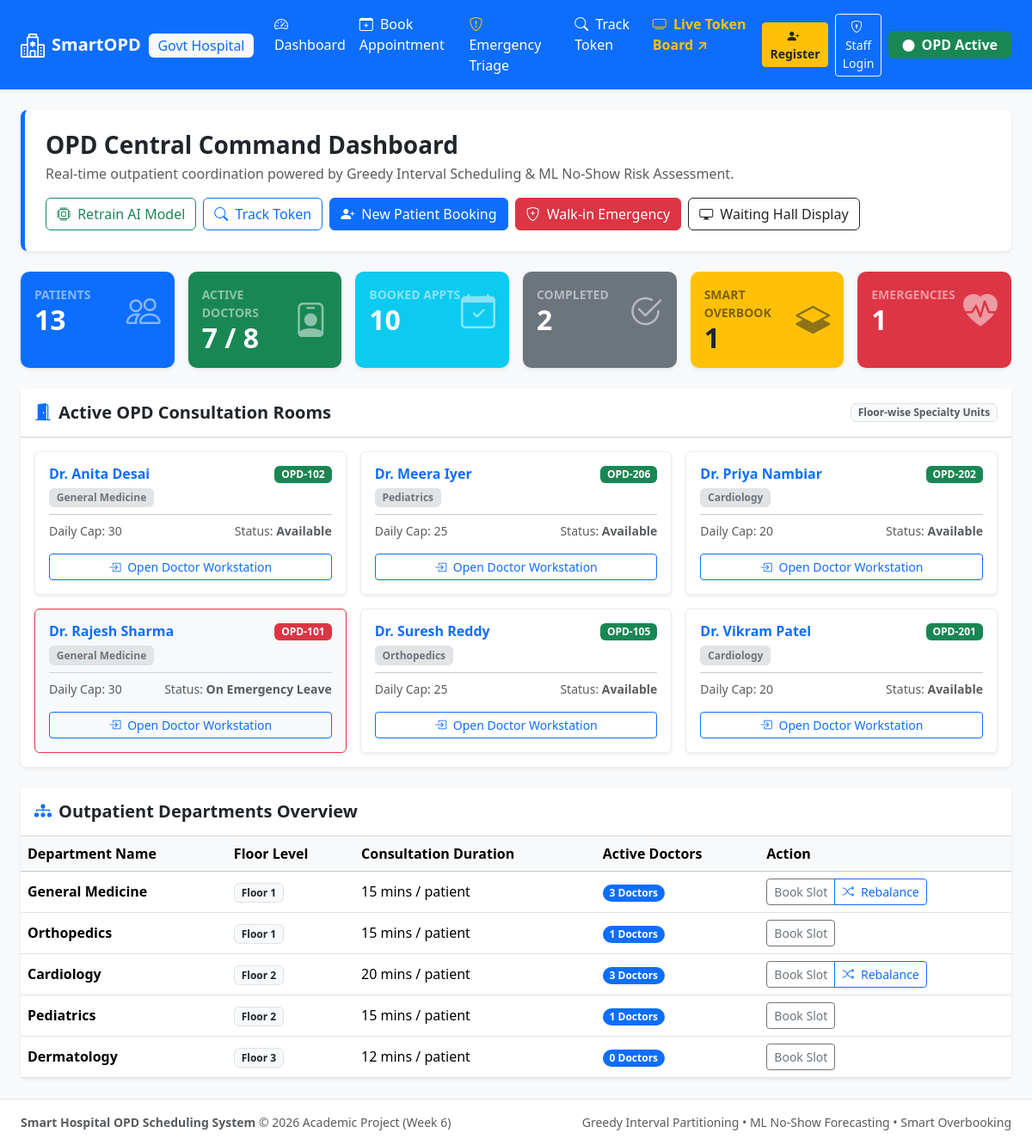
The page / on the database its author committed.
### src/core/models.py (models this page shows, shortened)
class Doctor(Base):
    __tablename__ = "doctors"
    doctor_id = Column(Integer, primary_key=True, autoincrement=True)
    name = Column(String(120), nullable=False)
    specialization = Column(String(100), nullable=False, index=True)
    room_number = Column(String(20), nullable=False)
    max_daily_capacity = Column(Integer, default=30, nullable=False)
    is_available = Column(Boolean, default=True, nullable=False)
    dept_id = Column(Integer, ForeignKey("departments.dept_id"), nullable=False)
    department = relationship("Department", back_populates="doctors")
    slots = relationship("TimeSlot", back_populates="doctor", cascade="all, delete-orphan")
    appointments = relationship("Appointment", back_populates="doctor")
    triages = relationship("EmergencyTriage", back_populates="doctor")

class Department(Base):
    __tablename__ = "departments"
    dept_id = Column(Integer, primary_key=True, autoincrement=True)
    dept_name = Column(String(100), unique=True, nullable=False, index=True)
    default_slot_duration_mins = Column(Integer, default=15, nullable=False)
    floor_number = Column(Integer, default=1, nullable=False)
    doctors = relationship("Doctor", back_populates="department", cascade="all, delete-orphan")

### app.py (the view)
    @app.route("/")
    def index():
        service = get_service()
        metrics = service.get_system_metrics()
        doctors = service.get_doctors()
        departments = service.get_departments()
        return render_template("index.html", metrics=metrics, doctors=doctors, departments=departments)

### templates/index.html (shortened to what this page needs)
{% extends "base.html" %}
{% block content %}
<div class="row mb-4">
    <div class="col-12">
        <div class="p-4 bg-white rounded-3 shadow-sm border-start border-primary border-5 d-flex justify-content-between align-items-center flex-wrap gap-3">
            <div>
                <h3 class="fw-bold mb-1 text-dark">OPD Central Command Dashboard</h3>
                <p class="text-muted mb-0">Real-time outpatient coordination powered by Greedy Interval Scheduling &amp; ML No-Show Risk Assessment.</p>
            </div>
            <div class="d-flex gap-2 flex-wrap">
                <button class="btn btn-outline-success" onclick="triggerMLRetrain()">
                    <i class="bi bi-cpu me-1"></i> Retrain AI Model
                </button>
                <a href="{{ url_for('patient_token_tracker') }}" class="btn btn-outline-primary"><i class="bi bi-search me-1"></i> Track Token</a>
                <a href="{{ url_for('patient_booking') }}" class="btn btn-primary"><i class="bi bi-person-plus-fill me-1"></i> New Patient Booking</a>
                <a href="{{ url_for('emergency_triage_view') }}" class="btn btn-danger"><i class="bi bi-shield-plus me-1"></i> Walk-in Emergency</a>
                <a href="{{ url_for('token_display') }}" target="_blank" class="btn btn-outline-dark"><i class="bi bi-display me-1"></i> Waiting Hall Display</a>
            </div>
        </div>
    </div>
</div>
<div class="row g-3 mb-4">
    <div class="col-sm-6 col-md-4 col-xl-2">
        <div class="card h-100 shadow-sm border-0 stat-card bg-primary text-white">
            <div class="card-body">
                <div class="d-flex justify-content-between align-items-center">
                    <div>
                        <div class="text-white-50 small fw-bold text-uppercase">Patients</div>
                        <h2 class="fw-bold mb-0">{{ metrics.total_patients }}</h2>
                    </div>
                    <i class="bi bi-people fs-1 opacity-50"></i>
                </div>
            </div>
        </div>
    </div>
    <div class="col-sm-6 col-md-4 col-xl-2">
        <div class="card h-100 shadow-sm border-0 stat-card bg-success text-white">
            <div class="card-body">
                <div class="d-flex justify-content-between align-items-center">
                    <div>
                        <div class="text-white-50 small fw-bold text-uppercase">Active Doctors</div>
                        <h2 class="fw-bold mb-0">{{ metrics.active_doctors }} / {{ metrics.total_doctors }}</h2>
                    </div>
                    <i class="bi bi-person-badge fs-1 opacity-50"></i>
                </div>
            </div>
        </div>
    </div>
    <div class="col-sm-6 col-md-4 col-xl-2">
        <div class="card h-100 shadow-sm border-0 stat-card bg-info text-white">
            <div class="card-body">
                <div class="d-flex justify-content-between align-items-center">
                    <div>
                        <div class="text-white-50 small fw-bold text-uppercase">Booked Appts</div>
                        <h2 class="fw-bold mb-0">{{ metrics.total_appointments }}</h2>
                    </div>
                    <i class="bi bi-calendar-check fs-1 opacity-50"></i>
                </div>
            </div>
        </div>
    </div>
    <div class="col-sm-6 col-md-4 col-xl-2">
        <div class="card h-100 shadow-sm border-0 stat-card bg-secondary text-white">
            <div class="card-body">
                <div class="d-flex justify-content-between align-items-center">
                    <div>
                        <div class="text-white-50 small fw-bold text-uppercase">Completed</div>
                        <h2 class="fw-bold mb-0">{{ metrics.completed_appointments }}</h2>
                    </div>
                    <i class="bi bi-check2-circle fs-1 opacity-50"></i>
                </div>
            </div>
        </div>
    </div>
    <div class="col-sm-6 col-md-4 col-xl-2">
        <div class="card h-100 shadow-sm border-0 stat-card bg-warning text-dark">
            <div class="card-body">
                <div class="d-flex justify-content-between align-items-center">
                    <div>
                        <div class="text-black-50 small fw-bold text-uppercase">Smart Overbook</div>
                        <h2 class="fw-bold mb-0">{{ metrics.smart_overbooked_appointments }}</h2>
                    </div>
                    <i class="bi bi-layers-half fs-1 opacity-50"></i>
                </div>
            </div>
        </div>
    </div>
    <div class="col-sm-6 col-md-4 col-xl-2">
        <div class="card h-100 shadow-sm border-0 stat-card bg-danger text-white">
            <div class="card-body">
                <div class="d-flex justify-content-between align-items-center">
                    <div>
                        <div class="text-white-50 small fw-bold text-uppercase">Emergencies</div>
                        <h2 class="fw-bold mb-0">{{ metrics.emergency_triages }}</h2>
                    </div>
                    <i class="bi bi-heart-pulse-fill fs-1 opacity-50"></i>
                </div>
            </div>
        </div>
    </div>
</div>
<div class="row mb-4">
    <div class="col-12">
        <div class="card shadow-sm border-0">
            <div class="card-header bg-white py-3 d-flex justify-content-between align-items-center">
                <h5 class="fw-bold mb-0"><i class="bi bi-door-open-fill text-primary me-2"></i>Active OPD Consultation Rooms</h5>
                <span class="badge bg-light text-muted border">Floor-wise Specialty Units</span>
            </div>
            <div class="card-body">
                <div class="row g-3">
                    {% for doc in doctors %}
                    <div class="col-md-6 col-lg-4">
                        <div class="card h-100 border {% if doc.is_available %}border-light-subtle shadow-sm{% else %}border-danger bg-light text-muted{% endif %}">
                            <div class="card-body">
                                <div class="d-flex justify-content-between align-items-start mb-2">
                                    <div>
                                        <h6 class="fw-bold mb-1 text-primary">{{ doc.name }}</h6>
                                        <div class="badge bg-secondary-subtle text-secondary border">{{ doc.specialization }}</div>
                                    </div>
                                    <span class="badge {% if doc.is_available %}bg-success{% else %}bg-danger{% endif %} px-2 py-1">
                                        {{ doc.room_number }}
                                    </span>
                                </div>
                                <hr class="my-2">
                                <div class="small text-muted d-flex justify-content-between mb-3">
                                    <span>Daily Cap: {{ doc.max_daily_capacity }}</span>
                                    <span>Status: <strong>{% if doc.is_available %}Available{% else %}On Emergency Leave{% endif %}</strong></span>
                                </div>
                                <div class="d-grid gap-2">
                                    <a href="{{ url_for('doctor_dashboard', doctor_id=doc.doctor_id) }}" class="btn btn-outline-primary btn-sm">
                                        <i class="bi bi-box-arrow-in-right me-1"></i> Open Doctor Workstation
                                    </a>
                                </div>
                            </div>
                        </div>
                    </div>
                    {% endfor %}
                </div>
            </div>
        </div>
    </div>
</div>
<div class="row">
    <div class="col-12">
        <div class="card shadow-sm border-0">
            <div class="card-header bg-white py-3">
                <h5 class="fw-bold mb-0"><i class="bi bi-diagram-3-fill text-primary me-2"></i>Outpatient Departments Overview</h5>
            </div>
            <div class="table-responsive">
                <table class="table table-hover align-middle mb-0">
                    <thead class="table-light">
                        <tr>
                            <th>Department Name</th>
                            <th>Floor Level</th>
                            <th>Consultation Duration</th>
                            <th>Active Doctors</th>
                            <th>Action</th>
                        </tr>
                    </thead>
                    <tbody>
                        {% for dept in departments %}
                        <tr>
                            <td class="fw-bold">{{ dept.dept_name }}</td>
                            <td><span class="badge bg-light text-dark border">Floor {{ dept.floor_number }}</span></td>
                            <td>{{ dept.default_slot_duration_mins }} mins / patient</td>
                            <td><span class="badge bg-primary rounded-pill">{{ dept.doctors|length }} Doctors</span></td>
                            <td>
                                <div class="btn-group btn-group-sm">
                                    <a href="{{ url_for('patient_booking') }}?dept_id={{ dept.dept_id }}" class="btn btn-outline-secondary">Book Slot</a>
                                    {% if dept.doctors|length > 1 %}
                                    <button class="btn btn-outline-primary" onclick="rebalanceDept({{ dept.dept_id }})" title="Balance patient queue across doctors">
                                        <i class="bi bi-shuffle me-1"></i> Rebalance
                                    </button>
                                    {% endif %}
                                </div>
                            </td>
                        </tr>
                        {% endfor %}
                    </tbody>
                </table>
            </div>
        </div>
    </div>
</div>
{% endblock %}

### templates/base.html (shortened to what this page needs)
<!DOCTYPE html>
<html lang="en">
<head>
    <link href="https://cdn.jsdelivr.net/npm/bootstrap@5.3.2/dist/css/bootstrap.min.css" rel="stylesheet">
    <link rel="stylesheet" href="https://cdn.jsdelivr.net/npm/bootstrap-icons@1.11.2/font/bootstrap-icons.min.css">
    <link rel="stylesheet" href="{{ url_for('static', filename='css/style.css') }}">
</head>
<body class="bg-light d-flex flex-column min-vh-100">
    <nav class="navbar navbar-expand-lg navbar-dark bg-primary shadow-sm sticky-top">
        <div class="container-fluid px-4">
            <a class="navbar-brand fw-bold d-flex align-items-center" href="{{ url_for('index') }}">
                <i class="bi bi-hospital fs-3 me-2"></i>
                <span>SmartOPD <span class="badge bg-light text-primary fs-6 fw-normal ms-1">Govt Hospital</span></span>
            </a>
            <div class="collapse navbar-collapse" id="navMenu">
                <ul class="navbar-nav me-auto mb-2 mb-lg-0">
                    <li class="nav-item">
                        <a class="nav-link text-white" href="{{ url_for('index') }}"><i class="bi bi-speedometer2 me-1"></i> Dashboard</a>
                    </li>
                    <li class="nav-item">
                        <a class="nav-link text-white" href="{{ url_for('patient_booking') }}"><i class="bi bi-calendar-plus me-1"></i> Book Appointment</a>
                    </li>
                    <li class="nav-item">
                        <a class="nav-link text-white" href="{{ url_for('emergency_triage_view') }}"><i class="bi bi-shield-exclamation text-warning me-1"></i> Emergency Triage</a>
                    </li>
                    <li class="nav-item">
                        <a class="nav-link text-white" href="{{ url_for('patient_token_tracker') }}"><i class="bi bi-search me-1"></i> Track Token</a>
                    </li>
                    <li class="nav-item">
                        <a class="nav-link text-warning fw-semibold" href="{{ url_for('token_display') }}" target="_blank"><i class="bi bi-tv me-1"></i> Live Token Board ↗</a>
                    </li>
                </ul>
                <div class="d-flex align-items-center gap-2">
                    {% if session.get('user') %}
                    <div class="dropdown">
                        <button class="btn btn-sm btn-light dropdown-toggle d-flex align-items-center gap-2" type="button" data-bs-toggle="dropdown">
                            <i class="bi bi-person-circle text-primary"></i>
                            <span>{{ session['user'].get('name', 'Staff') }}</span>
                            <span class="badge bg-primary text-white ms-1">{{ session['user'].get('role', 'Staff') }}</span>
                        </button>
                        <ul class="dropdown-menu dropdown-menu-end shadow">
                            {% if session['user'].get('role') == 'Doctor' %}
                            <li><a class="dropdown-item" href="{{ url_for('doctor_dashboard', doctor_id=session['user'].get('doctor_id', 1)) }}"><i class="bi bi-stethoscope me-2"></i>My OPD Room</a></li>
                            {% endif %}
                            <li><a class="dropdown-item" href="{{ url_for('index') }}"><i class="bi bi-speedometer2 me-2"></i>Dashboard</a></li>
                            <li><hr class="dropdown-divider"></li>
                            <li><a class="dropdown-item text-danger" href="{{ url_for('logout') }}"><i class="bi bi-box-arrow-right me-2"></i>Sign Out</a></li>
                        </ul>
                    </div>
                    {% else %}
                    <a href="{{ url_for('register') }}" class="btn btn-sm btn-warning text-dark fw-semibold">
                        <i class="bi bi-person-plus-fill me-1"></i> Register
                    </a>
                    <a href="{{ url_for('login') }}" class="btn btn-sm btn-outline-light">
                        <i class="bi bi-shield-lock me-1"></i> Staff Login
                    </a>
                    {% endif %}
                    <span class="badge bg-success px-3 py-2 fs-6"><i class="bi bi-circle-fill me-1 small animate-pulse"></i> OPD Active</span>
                </div>
            </div>
        </div>
    </nav>
    <main class="container-fluid px-4 py-4 flex-grow-1">
        {% block content %}{% endblock %}
    </main>
    <footer class="bg-white border-top py-3 mt-auto">
        <div class="container-fluid px-4 d-flex justify-content-between align-items-center text-muted small">
            <div>
                <strong>Smart Hospital OPD Scheduling System</strong> &copy; 2026 Academic Project (Week 6)
            </div>
            <div>
                <span>Greedy Interval Partitioning &bull; ML No-Show Forecasting &bull; Smart Overbooking</span>
            </div>
        </div>
    </footer>
</body>
</html>

### rows shown on the page
Doctor: name "Dr. Anita Desai", specialization "General Medicine", room_number "OPD-102", max_daily_capacity "30", is_available "Available"
Doctor: name "Dr. Meera Iyer", specialization "Pediatrics", room_number "OPD-206", max_daily_capacity "25", is_available "Available"
Doctor: name "Dr. Priya Nambiar", specialization "Cardiology", room_number "OPD-202", max_daily_capacity "20", is_available "Available"
Doctor: name "Dr. Rajesh Sharma", specialization "General Medicine", room_number "OPD-101", max_daily_capacity "30", is_available "On Emergency Leave"
Doctor: name "Dr. Suresh Reddy", specialization "Orthopedics", room_number "OPD-105", max_daily_capacity "25", is_available "Available"
Doctor: name "Dr. Vikram Patel", specialization "Cardiology", room_number "OPD-201", max_daily_capacity "20", is_available "Available"
Department: dept_name "General Medicine", floor_number "1", default_slot_duration_mins "15", doctors|length "3"
Department: dept_name "Orthopedics", floor_number "1", default_slot_duration_mins "15", doctors|length "1"
Department: dept_name "Cardiology", floor_number "2", default_slot_duration_mins "20", doctors|length "3"
Department: dept_name "Pediatrics", floor_number "2", default_slot_duration_mins "15", doctors|length "1"
Department: dept_name "Dermatology", floor_number "3", default_slot_duration_mins "12", doctors|length "0"

### other values the page prints
{{ metrics.total_patients }} "13"
{{ metrics.active_doctors }} "7"
{{ metrics.total_doctors }} "8"
{{ metrics.total_appointments }} "10"
{{ metrics.completed_appointments }} "2"
{{ metrics.smart_overbooked_appointments }} "1"
{{ metrics.emergency_triages }} "1"
